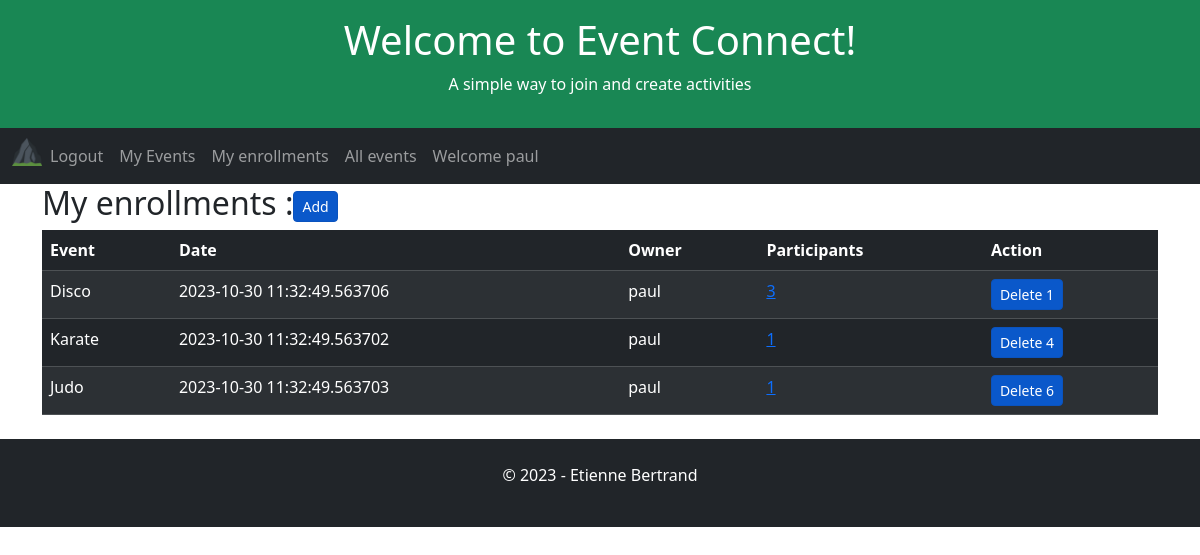
Page /user-enrollments (signed in) on the committed database.
### app/models.py (models this page shows, shortened)
class User(UserMixin, db.Model):
    id = db.Column(db.Integer, primary_key=True)
    username = db.Column(db.String(64), index=True, unique=True)
    email = db.Column(db.String(120), index=True, unique=True)
    password_hash = db.Column(db.String(128))

class Enrollment(db.Model):
    id = db.Column(db.Integer, primary_key=True)
    user_id = db.Column(db.Integer, db.ForeignKey('user.id', name='fk_enrollment_user'), nullable=False)
    event_id = db.Column(db.Integer, db.ForeignKey('event.id', name='fk_enrollment_event'), nullable=False)
    date = db.Column(db.DateTime, index=True, default=datetime.utcnow)

class Event(db.Model):
    id = db.Column(db.Integer, primary_key=True)
    user_id = db.Column(db.Integer, db.ForeignKey('user.id', name='fk_event_user'), nullable=False)
    title = db.Column(db.String(255), nullable=False)
    date = db.Column(db.DateTime, index=True, default=datetime.utcnow)

### app/routes.py (the view)
@app.route('/user-enrollments', methods=['GET', 'POST', 'UPDATE'])
def userEnrollments():
    global appName, appSlogan, appTitle, db
    user_id = current_user.id
    userEnrollmentsAlias = alias(Enrollment)
    userEnrollments = db.session.query(
        Enrollment.id,
        Event.title,
        Event.date,
        Event.id.label('eventId'),
        User.username.label('owner'),
        func.count(userEnrollmentsAlias.c.user_id).label('participants')
    ).outerjoin(User, User.id == Enrollment.user_id
    ).outerjoin(Event, Enrollment.event_id == Event.id
    ).outerjoin(userEnrollmentsAlias, Enrollment.event_id == userEnrollmentsAlias.c.event_id
    ).group_by(Enrollment.id, Event.title, Event.date, Event.id, User.username
    ).filter(Enrollment.user_id == user_id
    ).all()
    return render_template(
        'user-enrollments.html',
        appName=appName,
        appTitle=appTitle,
        appSlogan=appSlogan,
        userEnrollments=userEnrollments)

### app/models.py (called while the page is built)
@login.user_loader
def load_user(id):
    return User.query.get(int(id))

### app/templates/user-enrollments.html (shortened to what this page needs)
{% extends "home.html" %}
{% block content %}
    <h2>My enrollments :<a href="{{ url_for('allEvents') }}" class="btn btn-primary btn-sm active" role="button" aria-pressed="true">Add</button></a></h2>
        <table class="table table-dark table-hover table-striped">
            <thead>
            <tr>
                <th>Event</th>
                <th>Date</th>
                <th>Owner</th>
                <th>Participants</th>
                <th>Action</th>
            </tr>
            </thead>
            <tbody>
                {% for enrollment in userEnrollments %}
                    <tr>
                        <td>{{ enrollment.title }}</td>
                        <td>{{ enrollment.date }}</td>
                        <td>{{ enrollment.owner }}</td>
                        <td><a href="{{ url_for('eventEnrollments') }}/{{enrollment.eventId}}" aria-pressed="true">{{ enrollment.participants }}</a></td>
                        <td>
                            <a href="{{ url_for('index') }}" class="btn btn-primary btn-sm active" role="button" aria-pressed="true" data-bs-toggle="modal" data-bs-target="#exampleModal" data-bs-whatever="{{enrollment.id}}" >Delete {{ enrollment.id }}</a>
                        </td>
                    </tr>
                {% endfor %}
            </tbody>
        </table>
{% endblock %}

### app/templates/home.html (shortened to what this page needs)
<!DOCTYPE html>
<html lang="en">
<head>
    <link href="https://cdn.jsdelivr.net/npm/bootstrap@5.3.2/dist/css/bootstrap.min.css" rel="stylesheet">
</head>
<body>
    <div class="p-3 bg-success text-white text-center">
    {% if appTitle %}
        <h1>{{ appTitle }}</h1>
        {% else %}
        <h1>hard coded appTitle xyz</h1>
    {% endif %}
    {% if appSlogan %}
        <p>{{ appSlogan }}</p>
        {% else %}
        <p>hard coded appSlogan xyz</p>
    {% endif %}
    </div>
    <nav class="navbar navbar-expand-lg bg-dark navbar-dark">
        <div class="container-fluid">
            <div class="collapse navbar-collapse" id="navbarNav">
            <ul class="navbar-nav">
                <li class="nav-item">
                    <a class="nav-brand" href="{{ url_for('index') }}">
                        <img src="{{ url_for('static', filename='/favicon_io/favicon-32x32.png') }}" width="30" height="30" alt="">
                    </a>
                </li>
                {% if current_user.is_anonymous %}
                <li class="nav-item">
                <a class="nav-link" href="{{ url_for('login') }}">Login</a>
                </li>
                <li class="nav-item">
                    <a class="nav-link" href="{{ url_for('register') }}">Subscribe</a>
                </li>
                {% else %}
                <li class="nav-item">
                    <a class="nav-link" href="{{ url_for('logout') }}">Logout</a>
                </li>
                <li class="nav-item">
                    <a class="nav-link" href="{{ url_for('userEvents') }}">My Events</a>
                </li>
                <li class="nav-item">
                    <a class="nav-link" href="{{ url_for('userEnrollments') }}">My enrollments</a>
                <li class="nav-item">
                    <a class="nav-link" href="{{ url_for('allEvents') }}">All events</a>
                </li>
                <li class="nav-item">
                    <a class="nav-link" href="{{ url_for('index') }}">Welcome {{ current_user.username }}</a>
                </li>
                {% endif %}
            </ul>
            </div>
        </div>
    </nav>
    <div class="container">
        {% block content %}{% endblock %}
    </div>
    <div class="mt-4 p-4 bg-dark text-white text-center">
    <p>© 2023 - Etienne Bertrand</p>
    </div>
</body>
</html>

### rows in the picture
User: username "paul"
Enrollment: title "Disco", date "2023-10-30 11:32:49.563706", owner "paul", participants "3", id "1"
Enrollment: title "Karate", date "2023-10-30 11:32:49.563702", owner "paul", participants "1", id "4"
Enrollment: title "Judo", date "2023-10-30 11:32:49.563703", owner "paul", participants "1", id "6"

### other values in the picture
{{ appTitle }} "Welcome to Event Connect!"
{{ appSlogan }} "A simple way to join and create activities"
